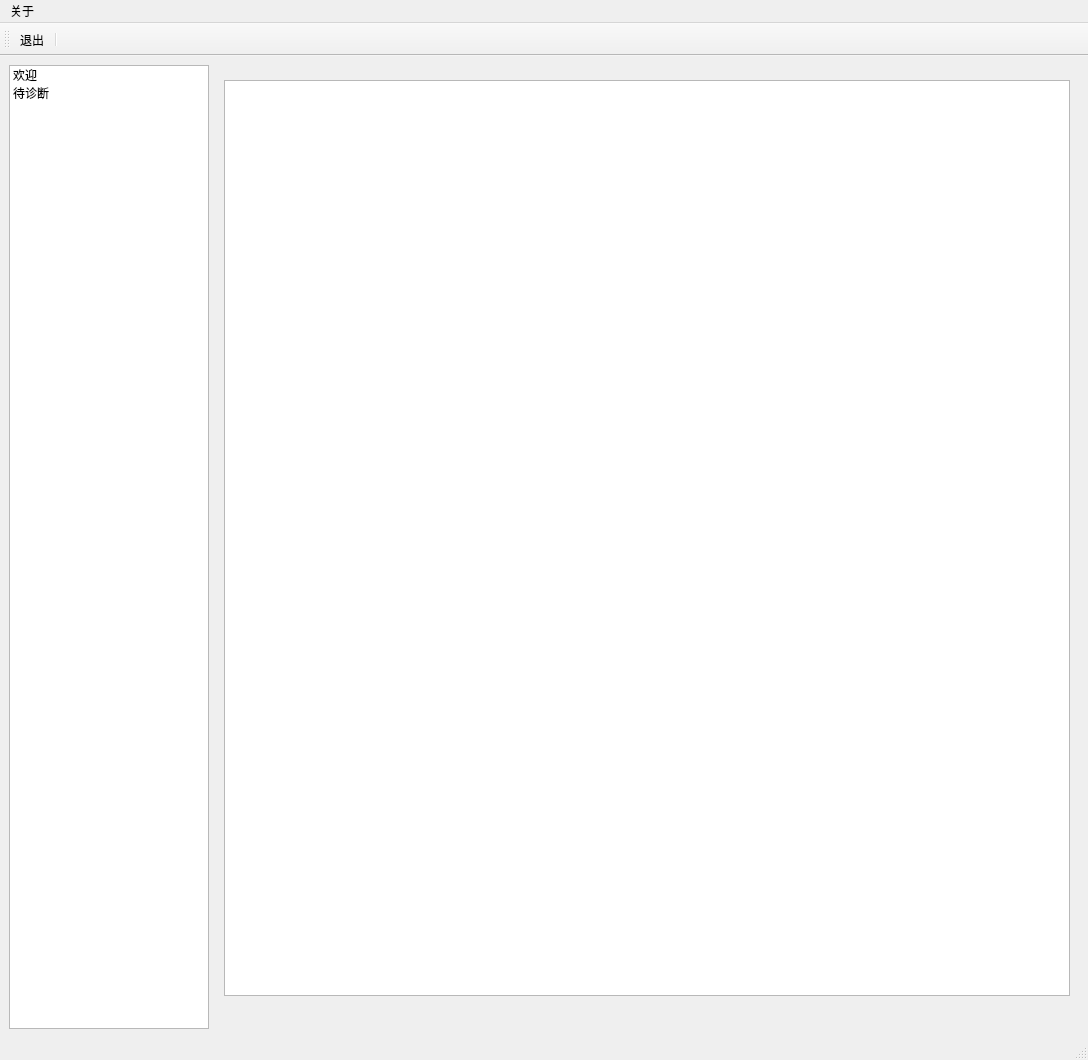
<?xml version="1.0" encoding="UTF-8"?>
<ui version="4.0">
 <class>mainWindow</class>
 <widget class="QMainWindow" name="mainWindow">
  <property name="geometry">
   <rect>
    <x>0</x>
    <y>0</y>
    <width>1088</width>
    <height>1060</height>
   </rect>
  </property>
  <property name="sizePolicy">
   <sizepolicy hsizetype="Preferred" vsizetype="Preferred">
    <horstretch>0</horstretch>
    <verstretch>0</verstretch>
   </sizepolicy>
  </property>
  <property name="contextMenuPolicy">
   <enum>Qt::DefaultContextMenu</enum>
  </property>
  <property name="windowTitle">
   <string>医生</string>
  </property>
  <widget class="QWidget" name="centralwidget">
   <property name="sizePolicy">
    <sizepolicy hsizetype="Preferred" vsizetype="Preferred">
     <horstretch>0</horstretch>
     <verstretch>0</verstretch>
    </sizepolicy>
   </property>
   <layout class="QHBoxLayout" name="horizontalLayout">
    <item>
     <widget class="QListWidget" name="listWidget">
      <property name="sizePolicy">
       <sizepolicy hsizetype="Fixed" vsizetype="Expanding">
        <horstretch>0</horstretch>
        <verstretch>0</verstretch>
       </sizepolicy>
      </property>
      <property name="minimumSize">
       <size>
        <width>200</width>
        <height>0</height>
       </size>
      </property>
      <property name="maximumSize">
       <size>
        <width>200</width>
        <height>16777215</height>
       </size>
      </property>
      <item>
       <property name="text">
        <string>欢迎</string>
       </property>
      </item>
      <item>
       <property name="text">
        <string>待诊断</string>
       </property>
      </item>
     </widget>
    </item>
    <item>
     <widget class="QStackedWidget" name="stackedWidget">
      <property name="cursor">
       <cursorShape>ArrowCursor</cursorShape>
      </property>
      <property name="currentIndex">
       <number>1</number>
      </property>
      <widget class="QWidget" name="page">
       <layout class="QHBoxLayout" name="horizontalLayout_2">
        <item>
         <spacer name="horizontalSpacer_3">
          <property name="orientation">
           <enum>Qt::Horizontal</enum>
          </property>
          <property name="sizeHint" stdset="0">
           <size>
            <width>40</width>
            <height>20</height>
           </size>
          </property>
         </spacer>
        </item>
        <item>
         <widget class="QWidget" name="widget" native="true">
          <layout class="QVBoxLayout" name="verticalLayout_4">
           <item>
            <spacer name="verticalSpacer">
             <property name="orientation">
              <enum>Qt::Vertical</enum>
             </property>
             <property name="sizeHint" stdset="0">
              <size>
               <width>20</width>
               <height>40</height>
              </size>
             </property>
            </spacer>
           </item>
           <item>
            <widget class="QPlainTextEdit" name="Info">
             <property name="sizePolicy">
              <sizepolicy hsizetype="Fixed" vsizetype="Fixed">
               <horstretch>0</horstretch>
               <verstretch>0</verstretch>
              </sizepolicy>
             </property>
             <property name="minimumSize">
              <size>
               <width>320</width>
               <height>80</height>
              </size>
             </property>
             <property name="maximumSize">
              <size>
               <width>320</width>
               <height>80</height>
              </size>
             </property>
             <property name="autoFillBackground">
              <bool>true</bool>
             </property>
             <property name="styleSheet">
              <string notr="true">font: 16pt &quot;Agency FB&quot;;</string>
             </property>
             <property name="frameShape">
              <enum>QFrame::NoFrame</enum>
             </property>
             <property name="frameShadow">
              <enum>QFrame::Plain</enum>
             </property>
             <property name="lineWidth">
              <number>0</number>
             </property>
             <property name="readOnly">
              <bool>true</bool>
             </property>
             <property name="plainText">
              <string/>
             </property>
             <property name="backgroundVisible">
              <bool>false</bool>
             </property>
            </widget>
           </item>
           <item>
            <spacer name="verticalSpacer_2">
             <property name="orientation">
              <enum>Qt::Vertical</enum>
             </property>
             <property name="sizeHint" stdset="0">
              <size>
               <width>20</width>
               <height>80</height>
              </size>
             </property>
            </spacer>
           </item>
          </layout>
         </widget>
        </item>
        <item>
         <spacer name="horizontalSpacer_2">
          <property name="orientation">
           <enum>Qt::Horizontal</enum>
          </property>
          <property name="sizeHint" stdset="0">
           <size>
            <width>40</width>
            <height>20</height>
           </size>
          </property>
         </spacer>
        </item>
       </layout>
      </widget>
      <widget class="QWidget" name="page_3">
       <layout class="QVBoxLayout" name="verticalLayout_3">
        <item>
         <widget class="QWidget" name="widget_5" native="true">
          <layout class="QHBoxLayout" name="horizontalLayout_7">
           <property name="leftMargin">
            <number>0</number>
           </property>
           <property name="topMargin">
            <number>0</number>
           </property>
           <property name="bottomMargin">
            <number>0</number>
           </property>
          </layout>
         </widget>
        </item>
        <item>
         <widget class="QTableWidget" name="diagnosisTable">
          <property name="editTriggers">
           <set>QAbstractItemView::NoEditTriggers</set>
          </property>
          <property name="selectionMode">
           <enum>QAbstractItemView::SingleSelection</enum>
          </property>
          <property name="selectionBehavior">
           <enum>QAbstractItemView::SelectRows</enum>
          </property>
         </widget>
        </item>
        <item>
         <layout class="QHBoxLayout" name="horizontalLayout_11"/>
        </item>
        <item>
         <widget class="QWidget" name="widget_3" native="true">
          <layout class="QHBoxLayout" name="horizontalLayout_4"/>
         </widget>
        </item>
       </layout>
      </widget>
      <widget class="QWidget" name="page_4"/>
     </widget>
    </item>
   </layout>
  </widget>
  <widget class="QMenuBar" name="menubar">
   <property name="geometry">
    <rect>
     <x>0</x>
     <y>0</y>
     <width>1088</width>
     <height>37</height>
    </rect>
   </property>
   <widget class="QMenu" name="menu_2">
    <property name="title">
     <string>关于</string>
    </property>
    <addaction name="actionQuit"/>
   </widget>
   <addaction name="menu_2"/>
  </widget>
  <widget class="QStatusBar" name="statusbar"/>
  <widget class="QToolBar" name="toolBar">
   <property name="windowTitle">
    <string>toolBar</string>
   </property>
   <attribute name="toolBarArea">
    <enum>TopToolBarArea</enum>
   </attribute>
   <attribute name="toolBarBreak">
    <bool>false</bool>
   </attribute>
   <addaction name="actionQuit"/>
   <addaction name="separator"/>
  </widget>
  <action name="actionInit">
   <property name="text">
    <string>初始化</string>
   </property>
  </action>
  <action name="actionQuit">
   <property name="text">
    <string>退出</string>
   </property>
  </action>
 </widget>
 <resources/>
 <connections/>
</ui>
